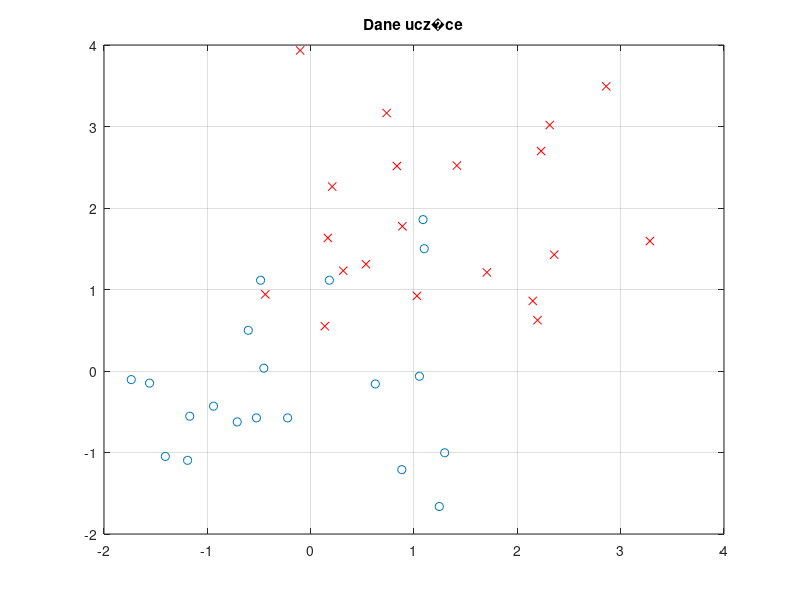

This chart was generated by the following MATLAB code: (Note: this script raises an error after producing the figure.)
 % Klasyfikator Bayesa 
% Generacja danych ucz�cych 2 klas 
x1=randn(20,2);                             % Klasa 1 
x2=repmat([1.5 2.1],20,1)+randn(20,2);      % Klasa 2 
xucz=[x1;x2]; 
figure, plot(x1(:,1),x1(:,2),'o',x2(:,1),x2(:,2),'rx'), grid, title('Dane ucz�ce') 
klasa=[repmat('klasa1',20,1); 
repmat('klasa2',20,1)]; 
% Budowa modelu klasyfikatora Bayes'a 
model = fitcnb(xucz,klasa);  
% Tryb odtwarzania danych ucz�cych 
Klas_ucz = model.predict(xucz); 
% Macierz niezgodno�ci 
CMatrix_ucz = confusionmat(klasa,Klas_ucz); 

% Generacja danych testuj�cych 2 klas 
x1=randn(20,2); 
x2=repmat([1.4 2.2],20,1)+randn(20,2); 
xtest=[x1;x2]; 
klasa=[repmat('klasa1',20,1); 
repmat('klasa2',20,1)]; 
figure, plot(x1(:,1),x1(:,2),'o',x2(:,1),x2(:,2),'rx'), grid, title('Dane testuj�ce') 
% Testowanie na danych testuj�cych 
Klas_test = model.predict(xtest); 
CMatrix_test = confusionmat(klasa,Klas_test);